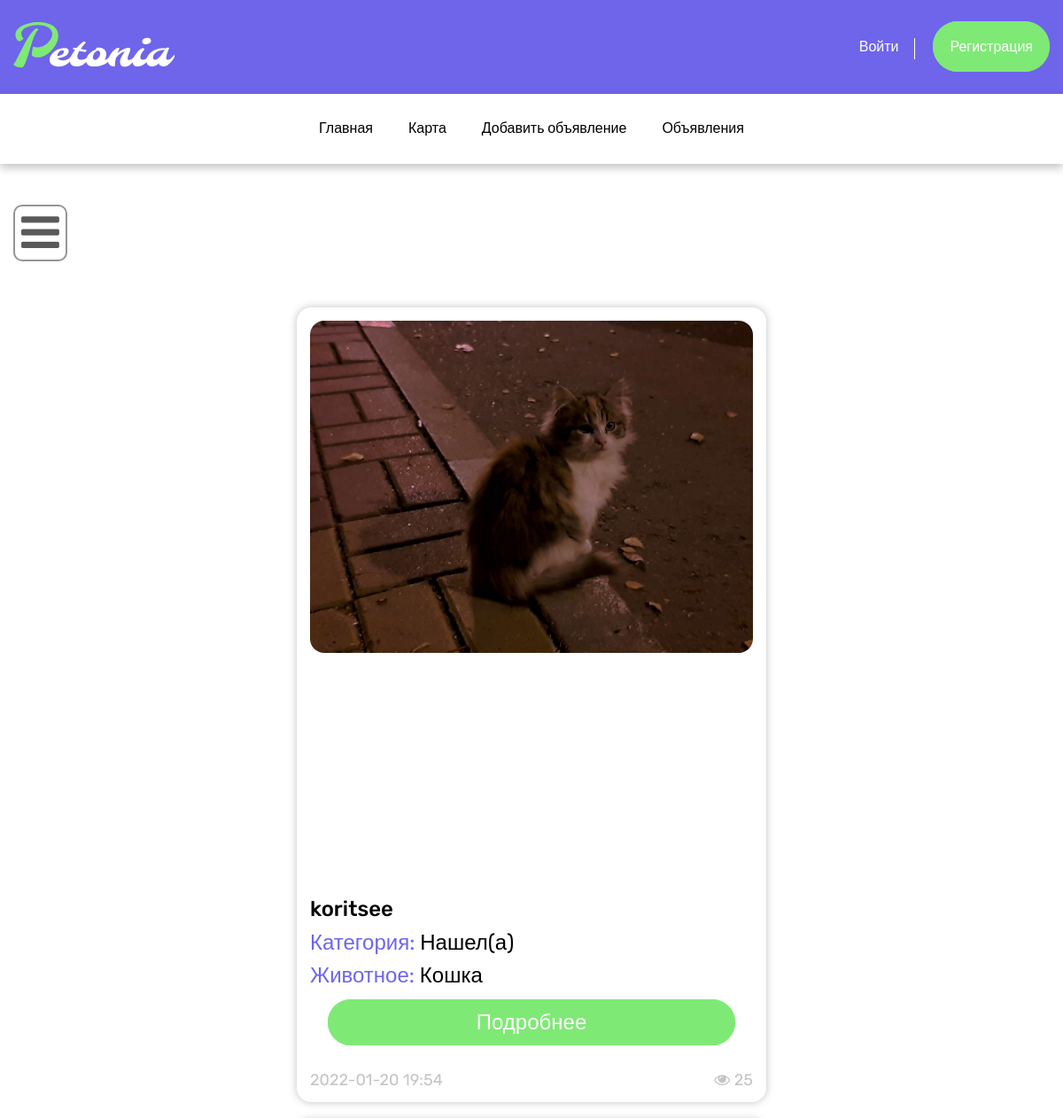
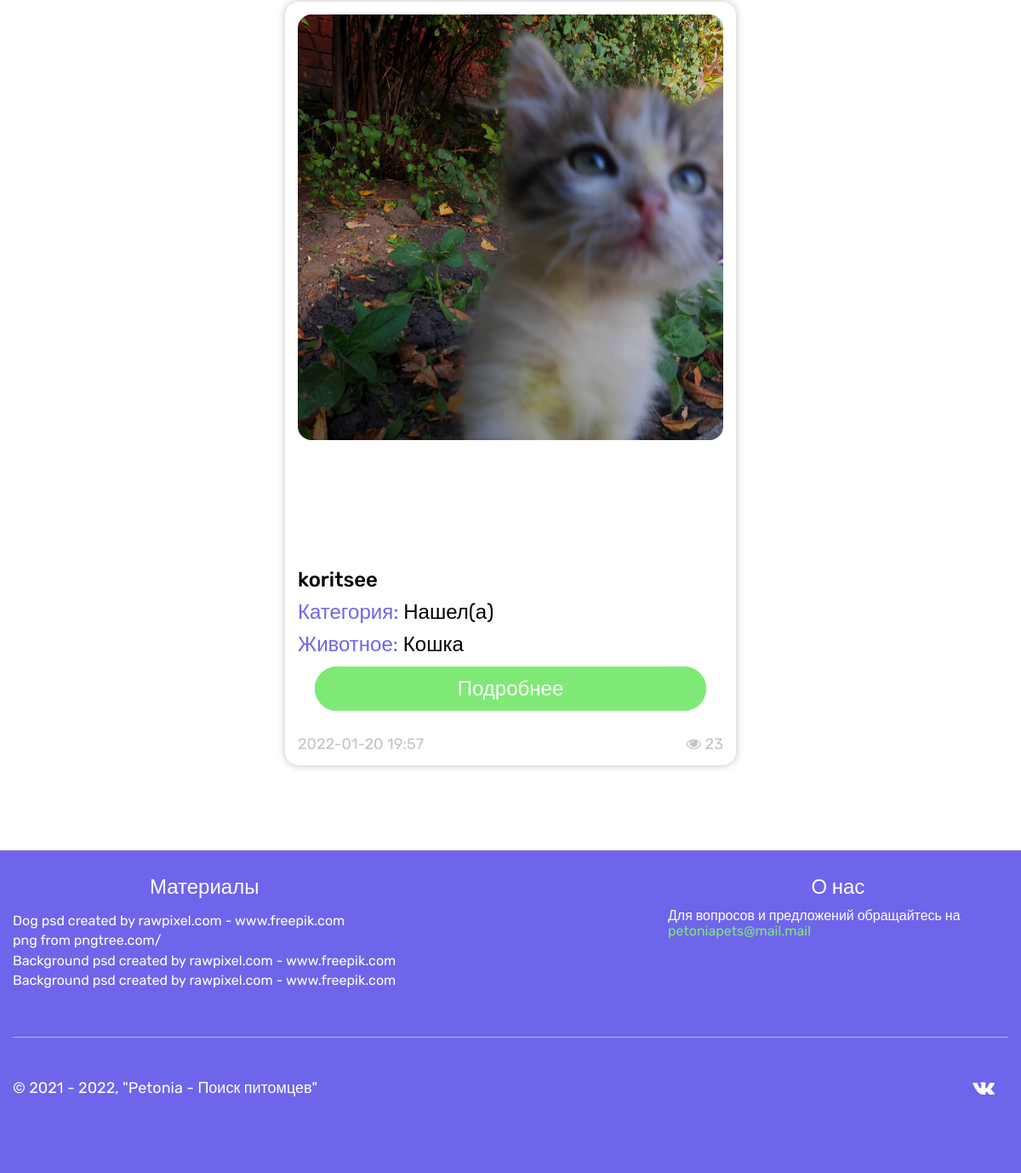
The page /post/popular/ on the database its author committed (2 pictures, top to bottom).
### petonia_app/models.py (models this page shows, shortened)
class Marker(models.Model):
    search = models.ForeignKey('Search', on_delete=models.PROTECT, null=True, verbose_name='Категория')
    animal = models.ForeignKey('Animal', on_delete=models.PROTECT, null=True, verbose_name='Животное')
    name = models.CharField(max_length=150, verbose_name='Имя')
    telephone = models.CharField(max_length=16, verbose_name='Телефон')
    street = models.CharField(max_length=150, verbose_name='Улица/Место')
    city = models.CharField(max_length=100, verbose_name='Город')
    region = models.ForeignKey('Region', on_delete=models.PROTECT, null=True, verbose_name='Область')
    country = models.CharField(max_length=100, verbose_name='Страна')
    comment = models.TextField(blank=True, verbose_name='Комментарий')
    photo = models.ImageField(upload_to='photos/%Y/%m/%d/', verbose_name='Фото', blank=True)
    created_at = models.DateTimeField(auto_now_add=True, verbose_name='Дата создания')
    views = models.IntegerField(default=0, verbose_name='Просмотры')
    class Meta:
        verbose_name = 'Метка'
        verbose_name_plural = 'Метки'
        ordering = ['-created_at']

class Search(models.Model):
    looking_for = models.CharField(max_length=50, db_index=True, verbose_name='Наименование категории')
    def __str__(self):
        return self.looking_for
    class Meta:
        verbose_name = 'Категория'
        verbose_name_plural = 'Категории'
        ordering = ['looking_for']

class Animal(models.Model):
    animal_name = models.CharField(max_length=50, db_index=True, verbose_name='Вид животного')
    def __str__(self):
        return self.animal_name
    class Meta:
        verbose_name = 'Животное'
        verbose_name_plural = 'Животные'
        ordering = ['animal_name']

### petonia_app/views.py (the view)
# urls.py: path('post/popular/', get_popular, name='popular'),
def get_popular(request, cnt=10):
    marker = Marker.objects.order_by('-views')[:cnt]
    animals = Animal.objects.all()
    regions = Region.objects.all()
    categories = Search.objects.all()
    context = {'marker': marker, 'animals': animals, 'regions': regions, 'categories': categories}
    return render(request, template_name='petonia_app/popular.html', context=context)

### petonia_app/templates/petonia_app/popular.html (shortened to what this page needs)
{% extends 'base.html' %}
{% load static %}
{% block content %}
    <div class="filter-menu">
        {% load cache %}
        {% cache 600 sidebar %}
        <div class="wrapper">
            <div class="filter-btn__container">
                <span onclick="openNav()" class="filter-btn"><i class="fa fa-bars" aria-hidden="true"></i></span>
            </div>
        </div>
        {% endcache %}
    </div>
    <section class="board">
        <div class="wrapper">
            <div class="board-grid">
                {% for item in marker %}
                <div class="board-grid-item">
                    <div class="board-card">
                        <div class="board-card__top">
                            <div class="board-card__top-template-photo">
                                <div class="board-card__top-photo">
                                    {% if item.photo %}
                                    <img src="{{ item.photo.url }}" alt="Photo" class="board-card__top-photo-img">
                                    {% else %}
                                    <img src="{% static 'images/photo.svg' %}" alt="Photo" class="board-card__top-photo-img">
                                    {% endif %}
                                </div>
                            </div>
                        </div>
                        <div class="board-card__bottom">
                            <div class="board-card__bottom-text">
                                <p class="board-card__bottom__name">{{ item.name }}</p>
                                <p class="board-card__bottom__category"><span>Категория: </span>{{ item.search }}</p>
                                <p class="board-card__bottom__animal"><span>Животное: </span>{{ item.animal }}</p>
                                <div class="board-card__bottom__btn">
                                    <a href="{% url 'post' item.pk %}" class="board-card__bottom__link">Подробнее</a>
                                </div>
                            </div>
                            <div class="board-card__bottom-footer">
                                <p class="board-card__bottom__time">{{ item.created_at|date:"Y-m-d H:i" }}</p>
                                <p class="board-card__bottom__views"><i class="fa fa-eye" aria-hidden="true"></i> {{ item.views }}</p>
                            </div>
                        </div>
                    </div>
                </div>
                {% endfor %}
            </div>
        </div>
    </section>
{% endblock %}

### petonia/static/styles/styles.css (style rules this page uses)
:root { --blue: #6E65EB; --green: #7FE976; --dark: #5A5A5A; --grey: #C4C4C4; --red: #EB5656; }
body { font-family: 'Rubik', sans-serif; }
.wrapper { max-width: 1180px; padding-right: 15px; padding-left: 15px; margin: 0 auto; }
.filter-btn__container { margin-top: 50px; margin-bottom: 55px; }
.filter-btn { color: var(--dark); font-size: 50px; border: 2px solid rgba(90, 90, 90, 0.64); border-radius: 10px; padding: 0px 7px; cursor: pointer; transition: 0.3s ease color, 0.3s ease border; }
.board-grid { display: grid; grid-template-columns: repeat(2, 1fr); grid-gap: 60px 10px; margin-bottom: 100px; justify-content: center; }
.board-card { background-color: #fff; box-shadow: 0px 0px 10px rgba(0, 0, 0, 0.25); border-radius: 16px; padding: 15px; width: 100%; max-width: 500px; height: 100%; max-height: 900px; margin-right: 0; }
.board-card__top-template-photo { text-align: center; width: 100%; height: 627px; background-color: #fff; border-radius: 16px; }
.board-card__top-photo { width: 100%; height: 100%; max-height: 627px; }
.board-card__top-photo-img { width: 100%; max-height: 627px; border-radius: 16px; }
.board-card__bottom__name { font-size: 24px; font-weight: 500; margin-bottom: 10px; }
.board-card__bottom__category { color: #000; font-size: 24px; margin-top: 0px; margin-bottom: 10px; }
.board-card__bottom__category > span { color: var(--blue); }
.board-card__bottom__animal { color: #000; font-size: 24px; margin-top: 0px; margin-bottom: 25px; }
.board-card__bottom__animal > span { color: var(--blue); }
.board-card__bottom__btn { text-align: center; margin-bottom: 40px; }
.board-card__bottom__link { color: #fff; text-decoration: none; font-size: 24px; font-weight: 500; padding: 9px 165px; border: 3px solid var(--green); border-radius: 32px; background-color: var(--green); width: 100%; transition: 0.3s ease color, 0.3s ease background-color; }
.board-card__bottom-footer { display: flex; justify-content: space-between; align-items: center; }
.board-card__bottom__time { color: var(--grey); font-size: 18px; margin: 0; }
.board-card__bottom__views { color: var(--grey); font-size: 18px; margin: 0; }
@media (max-width: 1200px) { .board-grid { display: block; } }
@media (max-width: 1200px) { .board-grid-item { display: flex; justify-content: center; margin-bottom: 20px } }

### rows shown on the page
Marker: photo (picture), name "koritsee", search "Нашел(а)", animal "Кошка", created_at "2022-01-20 19:54", views "25"
Marker: photo (picture), name "koritsee", search "Нашел(а)", animal "Кошка", created_at "2022-01-20 19:57", views "23"
